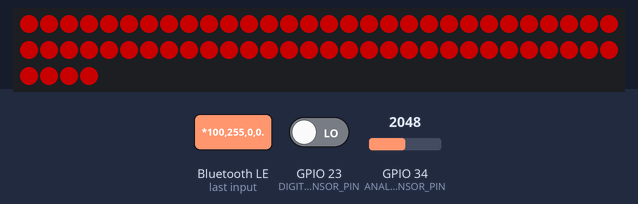
This sketch was run on a simulated ESP32. On the bench: 64 RGB LEDs in strip order, left to right, continuing on the next row. The inputs (shaded band) are chosen by the test bench; at power-on: GPIO 23 (DIGITAL_SENSOR_PIN) LOW, GPIO 34 (ANALOG_SENSOR_PIN) = 2048. Dim RGB values are drawn brighter than linear; nothing arrives over Bluetooth unless stated; a phone connects over Bluetooth LE 3 s after start; what the sketch prints to the serial monitor is not drawn.

1.3 s: Bluetooth LE write "*100,255,0,0." received
Above: at 2.5 s.
2.8 s: Bluetooth LE write "*" received
4.3 s: Bluetooth LE write "_" received
Timing chart, 0 to 7.3 s (numbered marks = the images above; inputs shaded):
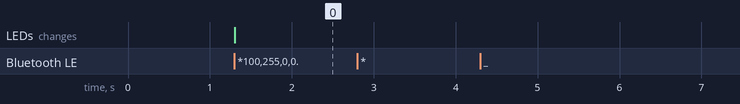

The sketch:

CodigoESP32BleV1.ino
```cpp
/**
 * @file main.cpp
 * @brief BLE-based NeoPixel controller for an 8x8 (64-pixel) matrix.
 *        Automatically restarts the ESP32 upon BLE client disconnection.
 *        Developer: Alexis Mora
 *
 * This code implements a BLE peripheral that allows a central device (e.g., smartphone) to:
 *  - Send commands to control a strip of 64 NeoPixels (WS2812/WS2812B).
 *  - Receive periodic notifications with sensor data (digital input and analog reading).
 *  - Restart the ESP32 automatically if the BLE client disconnects after having been connected.
 *
 * Command format examples:
 *   1) "*brightness,red,green,blue."
 *       Sets ALL pixels to the same color & brightness (global).
 *       e.g., "*100,255,0,0." -> all red at brightness=100
 *
 *   2) "_index,brightness,red,green,blue."
 *       Sets ONE pixel at 'index' to the given color.
 *       brightness can be used or ignored for global brightness changes.
 *       e.g., "_3,120,0,255,128." -> LED #3 with brightness=120, color=(0,255,128)
 *       e.g., "_10,0,255,255,0."  -> LED #10 with brightness=0 (ignored?), color=(255,255,0)
 *
 *   3) "!."
 *       Clears (turns off) all pixels.
 *
 * The code also reads a digital sensor at pin 23 and an analog sensor at pin 34,
 * sending their values every 500ms via BLE notifications in the format "D:x,A:y".
 */

#include <BLEDevice.h>
#include <BLEServer.h>
#include <BLEUtils.h>
#include <BLE2902.h>
#include <Adafruit_NeoPixel.h>
#include <Arduino.h> // Typically included by default, but explicitly stated.

// ---------------------- Pin and NeoPixel Configuration ----------------------
#define NEOPIXEL_PIN       32   // GPIO pin connected to the NeoPixel data line
#define NUM_PIXELS         64   // 8x8 matrix -> 64 NeoPixels

// Sensor pins
#define DIGITAL_SENSOR_PIN 23   // Example digital sensor (e.g., push button)
#define ANALOG_SENSOR_PIN  34   // Example analog sensor (e.g., potentiometer)

// -------------------------- BLE UUID Definitions ----------------------------
#define SERVICE_UUID        "4fafc201-1fb5-459e-8fcc-c5c9c331914b"
#define CHARACTERISTIC_UUID "beb5483e-36e1-4688-b7f5-ea07361b26a8"

// ---------------------- Global Variables and Objects ------------------------
BLEServer*          pServer         = nullptr;
BLECharacteristic*  pCharacteristic = nullptr;
bool                deviceConnected = false;

// Create a NeoPixel strip object (8x8 matrix or any shape, total 64 LEDs)
Adafruit_NeoPixel strip(NUM_PIXELS, NEOPIXEL_PIN, NEO_GRB + NEO_KHZ800);

// Optional variables for debugging sensor changes
int previousDigitalValue = -1;
int previousAnalogValue  = -1;

/**
 * @class MyServerCallbacks
 * @brief Handles BLE server events, including connection and disconnection.
 */
class MyServerCallbacks : public BLEServerCallbacks {
  void onConnect(BLEServer* pServer) override {
    deviceConnected = true;
    BLEDevice::stopAdvertising();  // Stop advertising once a device connects
    Serial.println("BLE client connected.");
  }

  void onDisconnect(BLEServer* pServer) override {
    // If we were previously connected, restart the ESP32 on disconnection
    if (deviceConnected) {
      Serial.println("BLE client disconnected. Restarting ESP32...");
      ESP.restart(); // This function reboots the ESP32
    }
    deviceConnected = false;
  }
};

/**
 * @class MyCharacteristicCallbacks
 * @brief Handles BLE characteristic write events (commands from the client).
 */
class MyCharacteristicCallbacks : public BLECharacteristicCallbacks {
  void onWrite(BLECharacteristic* pCharacteristic) override {
    // Retrieve the value written to this characteristic
    std::string rxValue = pCharacteristic->getValue();
    if (!rxValue.empty()) {
      Serial.print("Received BLE command: ");
      Serial.println(rxValue.c_str());

      // Convert to Arduino String for easier parsing
      String command = String(rxValue.c_str());

      // If the command ends with '.', remove it to simplify parsing
      if (command.endsWith(".")) {
        command.remove(command.length() - 1); // remove the trailing '.'
      }

      // Decide the action based on the first character
      if (command.startsWith("*")) {
        /**
         * Format: "*brightness,red,green,blue"
         * Example: "*100,255,0,0"
         * Sets ALL LEDs to the same color and brightness (global).
         */
        command.remove(0, 1); // Remove '*'

        int firstComma  = command.indexOf(',');
        int secondComma = command.indexOf(',', firstComma + 1);
        int thirdComma  = command.indexOf(',', secondComma + 1);

        if (firstComma != -1 && secondComma != -1 && thirdComma != -1) {
          // Parse the values
          int brightness = command.substring(0, firstComma).toInt();
          int red        = command.substring(firstComma + 1, secondComma).toInt();
          int green      = command.substring(secondComma + 1, thirdComma).toInt();
          int blue       = command.substring(thirdComma + 1).toInt();

          // Set global brightness
          strip.setBrightness(brightness);

          // Apply color to all pixels
          for (int i = 0; i < NUM_PIXELS; i++) {
            strip.setPixelColor(i, strip.Color(red, green, blue));
          }
          strip.show();

          Serial.printf("All LEDs -> Brightness=%d, Color=(%d,%d,%d)\n",
                        brightness, red, green, blue);
        } else {
          Serial.println("Invalid format for '*' command. Expected 3 commas.");
        }
      }
      else if (command.startsWith("_")) {
        /**
         * Format: "_index,brightness,red,green,blue"
         * Example: "_5,100,255,0,128"
         * Sets a single LED at `index` with the given color, possibly
         * updating global brightness if you choose to handle it that way.
         *
         * If your Android app always sends '0' for brightness, you could ignore
         * that parameter or keep a default brightness. Currently, this code
         * applies it as global brightness. Adjust as needed.
         */
        command.remove(0, 1); // Remove '_'

        int firstComma  = command.indexOf(',');
        int secondComma = command.indexOf(',', firstComma + 1);
        int thirdComma  = command.indexOf(',', secondComma + 1);
        int fourthComma = command.indexOf(',', thirdComma + 1);

        if (firstComma != -1 && secondComma != -1 &&
            thirdComma != -1 && fourthComma != -1) {

          // Parse the values
          int ledIndex   = command.substring(0, firstComma).toInt();
          int brightness = command.substring(firstComma + 1, secondComma).toInt();
          int red        = command.substring(secondComma + 1, thirdComma).toInt();
          int green      = command.substring(thirdComma + 1, fourthComma).toInt();
          int blue       = command.substring(fourthComma + 1).toInt();

          // If your app always sends 0 for brightness, you can either ignore this:
          // e.g., // strip.setBrightness(...);  // or do nothing
          //
          // Or you can keep it if you want to set global brightness dynamically:
          strip.setBrightness(130);

          // Validate the LED index
          if (ledIndex >= 0 && ledIndex < NUM_PIXELS) {
            strip.setPixelColor(ledIndex, strip.Color(red, green, blue));
            strip.show();
            Serial.printf("LED %d -> Brightness=%d, Color=(%d,%d,%d)\n",
                          ledIndex, brightness, red, green, blue);
          } else {
            Serial.println("LED index out of range.");
          }
        } else {
          Serial.println("Invalid format for '_' command. Expected 4 commas.");
        }
      }
      else if (command.startsWith("!")) {
        /**
         * Format: "!"
         * Clear (turn off) all LEDs.
         */
        strip.clear();
        strip.show();
        Serial.println("All LEDs turned OFF.");
      }
      else {
        Serial.println("Unknown command (must start with '*', '_' or '!').");
      }
    }
  }
};

void setup() {
  Serial.begin(115200);

  // Initialize sensor pins
  pinMode(DIGITAL_SENSOR_PIN, INPUT);
  // pinMode(ANALOG_SENSOR_PIN, INPUT); // Not strictly needed on ESP32 for analogRead

  // Initialize the NeoPixel strip
  strip.begin();
  strip.setBrightness(100);  // Initial brightness
  strip.show();              // Turn off all pixels initially

  // Initialize BLE
  BLEDevice::init("SmartBleDevice"); // Set your BLE device name
  pServer = BLEDevice::createServer();
  pServer->setCallbacks(new MyServerCallbacks());

  // Create the BLE service
  BLEService* pService = pServer->createService(SERVICE_UUID);

  // Create a characteristic with WRITE and NOTIFY properties
  pCharacteristic = pService->createCharacteristic(
    CHARACTERISTIC_UUID,
    BLECharacteristic::PROPERTY_WRITE |
    BLECharacteristic::PROPERTY_NOTIFY
  );

  // Add a descriptor to enable notifications on the client side
  pCharacteristic->addDescriptor(new BLE2902());

  // Assign our callbacks to handle write requests
  pCharacteristic->setCallbacks(new MyCharacteristicCallbacks());

  // Start the service
  pService->start();

  // Start advertising
  BLEAdvertising* pAdvertising = BLEDevice::getAdvertising();
  pAdvertising->addServiceUUID(SERVICE_UUID);
  pAdvertising->setScanResponse(false);
  pAdvertising->setMinPreferred(0x06); // Optional tuning of BLE parameters
  pAdvertising->setMinPreferred(0x12); // Optional tuning of BLE parameters
  BLEDevice::startAdvertising();

  Serial.println("BLE device is ready and advertising...");
}

void loop() {
  // Only send sensor data if a client is connected
  if (deviceConnected) {
    static unsigned long lastNotifyTime = 0;
    unsigned long currentMillis = millis();

    // Send updates every 500 ms
    if (currentMillis - lastNotifyTime >= 500) {
      lastNotifyTime = currentMillis;

      // Read the sensors
      int currentDigital = digitalRead(DIGITAL_SENSOR_PIN);
      int currentAnalog  = analogRead(ANALOG_SENSOR_PIN);

      // Construct sensor data string, e.g.: "D:0,A:1234"
      String sensorData = "D:" + String(currentDigital) +
                          ",A:" + String(currentAnalog);

      // Notify the client
      pCharacteristic->setValue(sensorData.c_str());
      pCharacteristic->notify();

      Serial.print("Notifying sensor data: ");
      Serial.println(sensorData);

      // Optional: track previous values to compare changes, etc.
      previousDigitalValue = currentDigital;
      previousAnalogValue  = currentAnalog;
    }
  }

  // A small delay to allow background BLE processing
  delay(100);
}
```

Measured:
- after the input at 1.3 s, the LEDs: change at once (image 0)
- after the input at 2.8 s, every drawn part: stays the same
- after the input at 4.3 s, every drawn part: stays the same
